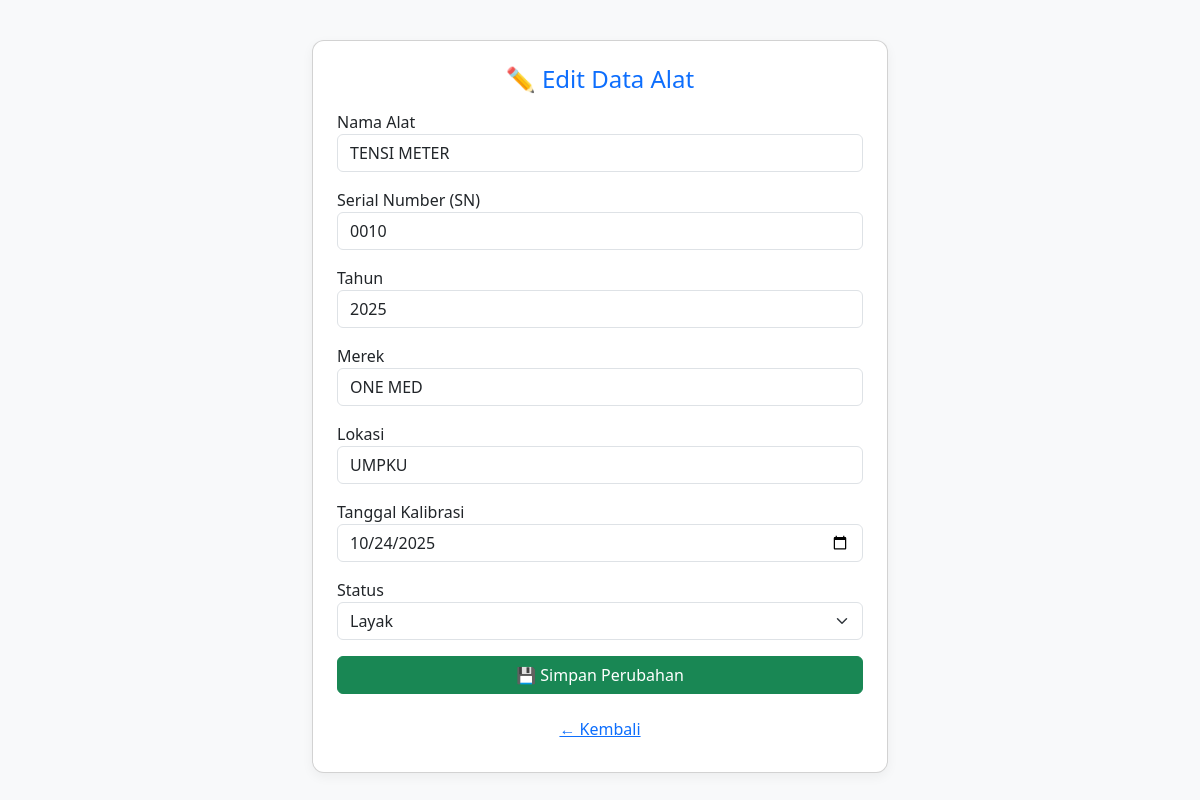
The page /edit.php?id=3 on the database its author committed.
### tables this page shows
CREATE TABLE `alat` (
  `id` int(11) NOT NULL,
  `nama_alat` varchar(100) NOT NULL,
  `serial_number` varchar(100) DEFAULT NULL,
  `tahun` year(4) NOT NULL,
  `merek` varchar(60) NOT NULL,
  `lokasi` varchar(10) NOT NULL,
  `tanggal_kalibrasi` date DEFAULT NULL,
  `status` varchar(20) DEFAULT NULL
);

### edit.php (the view, shortened to what this page needs)
<?php
include_once("config.php");
$id = $_GET['id'];
$result = mysqli_query($mysqli, "SELECT * FROM alat WHERE id=$id");
$data = mysqli_fetch_assoc($result);
?>
<!DOCTYPE html>
<html lang="id">
<head>
  <link href='https://cdn.jsdelivr.net/npm/bootstrap@5.3.2/dist/css/bootstrap.min.css' rel='stylesheet'>
</head>
<body>
  <div class="container">
    <div class="card p-4">
      <h4 class="mb-3 text-center">✏️ Edit Data Alat</h4>
      <form method="post">
        <div class="mb-3">
          <label>Nama Alat</label>
          <input type="text" name="nama_alat" class="form-control" value="<?= $data['nama_alat'] ?>" required>
        </div>
        <div class="mb-3">
          <label>Serial Number (SN)</label>
          <input type="text" name="serial_number" class="form-control" value="<?= $data['serial_number'] ?>" required>
        </div>
        <div class="mb-3">
          <label>Tahun</label>
          <input type="number" name="tahun" class="form-control" value="<?= $data['tahun'] ?>" required>
        </div>
        <div class="mb-3">
          <label>Merek</label>
          <input type="text" name="merek" class="form-control" value="<?= $data['merek'] ?>" required>
        </div>
        <div class="mb-3">
          <label>Lokasi</label>
          <input type="text" name="lokasi" class="form-control" value="<?= $data['lokasi'] ?>" required>
        </div>
        <div class="mb-3">
          <label>Tanggal Kalibrasi</label>
          <input type="date" name="tanggal_kalibrasi" class="form-control" value="<?= $data['tanggal_kalibrasi'] ?>" required>
        </div>
        <div class="mb-3">
          <label>Status</label>
          <select name="status" class="form-select" required>
            <option value="Layak" <?= $data['status']=='Layak'?'selected':'' ?>>Layak</option>
          </select>
        </div>
        <button name="update" class="btn btn-success w-100">💾 Simpan Perubahan</button>
      </form>
      <a href="index.php" class="btn btn-link mt-3">← Kembali</a>
    </div>
  </div>
</body>
</html>

### edit.php (style rules this page uses)
body { background: #f8f9fa; position: relative; min-height: 100vh; padding-bottom: 60px; font-family: 'Segoe UI', sans-serif; }
.container { max-width: 600px; margin-top: 40px; }
.card { border-radius: 12px; box-shadow: 0 4px 12px rgba(0,0,0,0.05); }
h4 { color: #0d6efd; }

### rows shown on the page
alat: nama_alat "TENSI METER", serial_number "0010", tahun "2025", merek "ONE MED", lokasi "UMPKU", tanggal_kalibrasi "10/24/2025", status "Layak"
